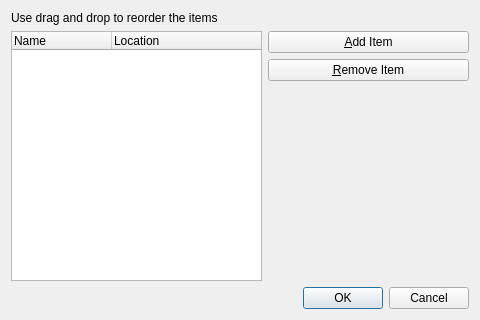
<?xml version="1.0" encoding="UTF-8"?>
<ui version="4.0">
 <class>EditBookmarksDialog</class>
 <widget class="QDialog" name="EditBookmarksDialog">
  <property name="geometry">
   <rect>
    <x>0</x>
    <y>0</y>
    <width>480</width>
    <height>320</height>
   </rect>
  </property>
  <property name="windowTitle">
   <string>Edit Bookmarks</string>
  </property>
  <layout class="QGridLayout" name="gridLayout">
   <item row="0" column="0">
    <widget class="QLabel" name="label">
     <property name="text">
      <string>Use drag and drop to reorder the items</string>
     </property>
    </widget>
   </item>
   <item row="1" column="0">
    <widget class="QTreeWidget" name="treeWidget">
     <property name="acceptDrops">
      <bool>true</bool>
     </property>
     <property name="dragEnabled">
      <bool>true</bool>
     </property>
     <property name="dragDropMode">
      <enum>QAbstractItemView::InternalMove</enum>
     </property>
     <property name="defaultDropAction">
      <enum>Qt::MoveAction</enum>
     </property>
     <property name="rootIsDecorated">
      <bool>false</bool>
     </property>
     <property name="itemsExpandable">
      <bool>false</bool>
     </property>
     <attribute name="headerDefaultSectionSize">
      <number>100</number>
     </attribute>
     <column>
      <property name="text">
       <string>Name</string>
      </property>
     </column>
     <column>
      <property name="text">
       <string>Location</string>
      </property>
     </column>
    </widget>
   </item>
   <item row="1" column="1">
    <layout class="QVBoxLayout" name="verticalLayout">
     <item>
      <widget class="QPushButton" name="addItem">
       <property name="text">
        <string>&amp;Add Item</string>
       </property>
       <property name="icon">
        <iconset theme="list-add">
         <normaloff>.</normaloff>.</iconset>
       </property>
      </widget>
     </item>
     <item>
      <widget class="QPushButton" name="removeItem">
       <property name="text">
        <string>&amp;Remove Item</string>
       </property>
       <property name="icon">
        <iconset theme="list-remove">
         <normaloff>.</normaloff>.</iconset>
       </property>
      </widget>
     </item>
     <item>
      <spacer name="verticalSpacer">
       <property name="orientation">
        <enum>Qt::Vertical</enum>
       </property>
       <property name="sizeHint" stdset="0">
        <size>
         <width>20</width>
         <height>40</height>
        </size>
       </property>
      </spacer>
     </item>
    </layout>
   </item>
   <item row="2" column="0">
    <layout class="QHBoxLayout" name="horizontalLayout_2">
     <item>
      <spacer name="horizontalSpacer">
       <property name="orientation">
        <enum>Qt::Horizontal</enum>
       </property>
       <property name="sizeHint" stdset="0">
        <size>
         <width>40</width>
         <height>20</height>
        </size>
       </property>
      </spacer>
     </item>
    </layout>
   </item>
   <item row="2" column="1">
    <layout class="QHBoxLayout" name="horizontalLayout">
     <item>
      <spacer name="horizontalSpacer_2">
       <property name="orientation">
        <enum>Qt::Horizontal</enum>
       </property>
       <property name="sizeHint" stdset="0">
        <size>
         <width>40</width>
         <height>20</height>
        </size>
       </property>
      </spacer>
     </item>
     <item>
      <widget class="QDialogButtonBox" name="buttonBox_1">
       <property name="orientation">
        <enum>Qt::Horizontal</enum>
       </property>
       <property name="standardButtons">
        <set>QDialogButtonBox::Ok</set>
       </property>
      </widget>
     </item>
     <item>
      <widget class="QDialogButtonBox" name="buttonBox_2">
       <property name="orientation">
        <enum>Qt::Horizontal</enum>
       </property>
       <property name="standardButtons">
        <set>QDialogButtonBox::Cancel</set>
       </property>
      </widget>
     </item>
    </layout>
   </item>
  </layout>
 </widget>
 <resources/>
 <connections>
  <connection>
   <sender>buttonBox_1</sender>
   <signal>accepted()</signal>
   <receiver>EditBookmarksDialog</receiver>
   <slot>accept()</slot>
   <hints>
    <hint type="sourcelabel">
     <x>248</x>
     <y>254</y>
    </hint>
    <hint type="destinationlabel">
     <x>157</x>
     <y>274</y>
    </hint>
   </hints>
  </connection>
  <connection>
   <sender>buttonBox_1</sender>
   <signal>rejected()</signal>
   <receiver>EditBookmarksDialog</receiver>
   <slot>reject()</slot>
   <hints>
    <hint type="sourcelabel">
     <x>316</x>
     <y>260</y>
    </hint>
    <hint type="destinationlabel">
     <x>286</x>
     <y>274</y>
    </hint>
   </hints>
  </connection>
 </connections>
</ui>
